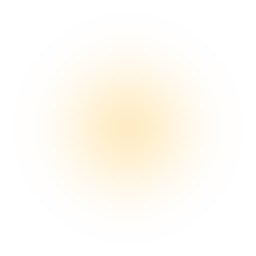
#> input picture unity/MotorModUnity/Assets/Bikes/glow.png, 128 x 128 px (shown 2 times larger)
$ python -i make_unity_textures.py   (imports and definitions only)
#> lines starting #> are read from the running program, lines starting #| are printed output that depends on the picture
"""Convert every bike's and prop's textures to Unity's Standard-shader layout and apply the mod's colour rule (black, greys and white; brown only for dirt, rust and leather).
Run with the repo venv:  ./.venv/bin/python assets/models/make_unity_textures.py
Reads assets/models/<key>/unity/<key>_layout.json; writes unity/MotorModUnity/Assets/Bikes/<key>/Textures and slots.txt
(props, such as the saddlebag: Assets/Props/<key>/), plus Assets/Bikes/bikes.txt and Assets/Props/props.txt (key:prefab per
line) for the Unity build script.
"""
import glob, json, os, sys, colorsys
from PIL import Image
import numpy as np
ROOT = os.path.abspath(os.path.dirname(__file__) + "/../..")
MODELS = ROOT + "/assets/models"; UNITY = ROOT + "/unity/MotorModUnity/Assets/Bikes"; PROPS = ROOT + "/unity/MotorModUnity/Assets/Props"
MAXTEX = 1024

# [31 lines left out: functions palette, leather, not called in this run]

def ms_from_gltf(path, rubber=False):
#> called with rubber = False
    im = Image.open(path).convert("RGBA"); r, g, b, a = im.split()
#> in ms_from_gltf, im is the input picture: PIL image 128x128 RGBA; mean R, G, B, A 255, 237, 199, 39.5
#> after `r, g, b, a = im.split()`: r: PIL image 128x128 L; every value is 255
#> after `r, g, b, a = im.split()`: g: PIL image 128x128 L; every value is 237
#> after `r, g, b, a = im.split()`: b: PIL image 128x128 L; every value is 199
#> after `r, g, b, a = im.split()`:
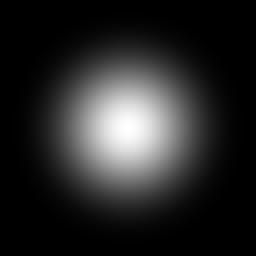
#> a: PIL image 128x128 L (shown 2 times larger); min 0, max 255, mean 39.5
    metal = b; smooth = g.point(lambda v: 255 - v)
#> after `smooth = g.point(lambda v: 255 - v)`: smooth: PIL image 128x128 L; every value is 18
    if rubber: metal = Image.new("L", im.size, 0); smooth = Image.new("L", im.size, 60)
    return Image.merge("RGBA", (metal, metal, metal, smooth))

# [23 lines left out: functions tyre_mask, apply_rubber, not called in this run]

def shrink(im):
    if max(im.size) > MAXTEX: im = im.resize((min(im.width, MAXTEX), min(im.height, MAXTEX)), Image.LANCZOS)
    return im

# [37 lines left out: function convert, not called in this run]

# always every model: bikes.txt and props.txt list exactly what the Unity build makes
keys = sorted(os.path.basename(os.path.dirname(os.path.dirname(p))) for p in glob.glob(f"{MODELS}/*/unity/*_layout.json"))
# [2 lines not run here, left out]
lists = {"bikes": [], "props": []}
# [6 lines not run here, left out]

>>> result = ms_from_gltf('../../unity/MotorModUnity/Assets/Bikes/glow.png')
